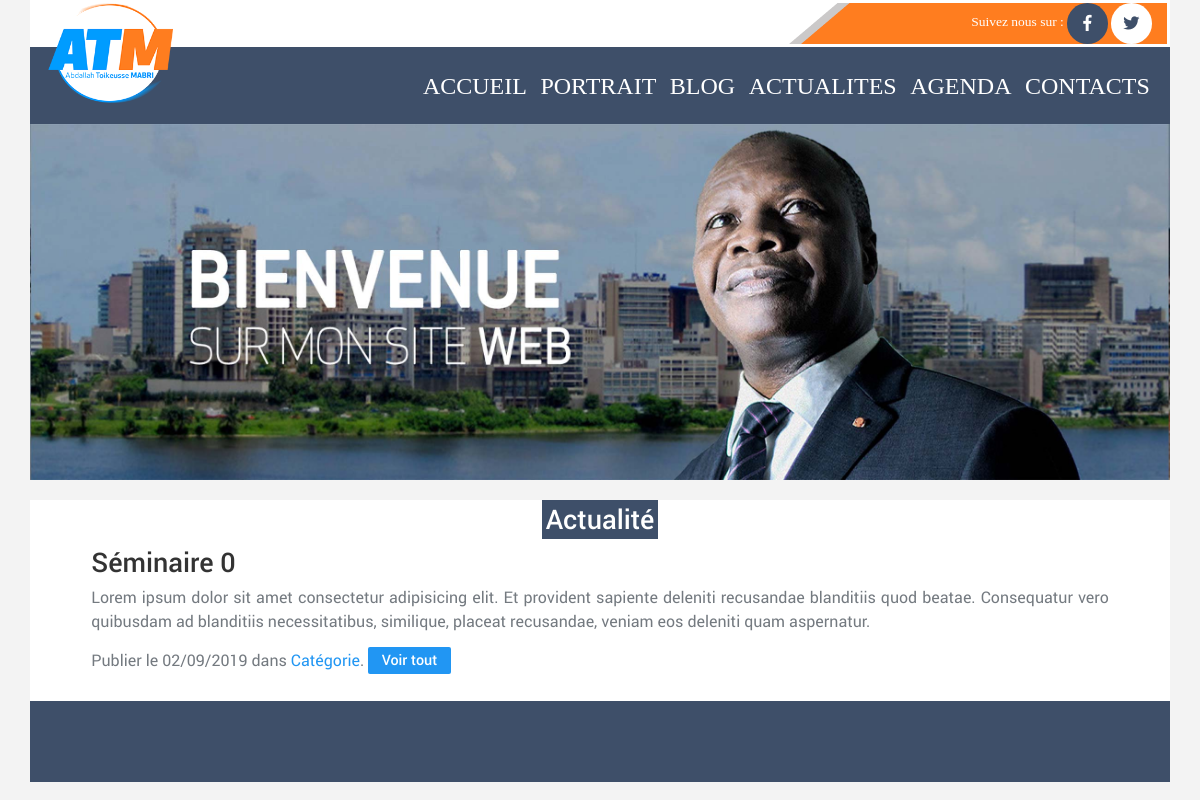
The page /actualites/view/5 on the database its author committed.
### tables this page shows
create table if not exists `article` (
  id int not null unique auto_increment,
  titre varchar(100) not null,
  contenu TEXT not null,
  date_creation date not null,
  date_pub date,
  periode_pub_debut date,
  periode_pub_fin date,
  lien_img varchar(200) not null,
  etat varchar(50) not null,
  user varchar(50) not null,
  primary key (`id`),
  foreign key(etat) references etat(libelle)  on delete cascade,
  foreign key(user) references user(login)  on delete cascade
);

### application/controllers/Actualites.php (called while the page is built, shortened)
<?php
class Actualites extends CI_Controller
{
    public function view($idactualite=0)
    {
        if (!isset($idactualite) || intval($idactualite)==0) {
            redirect('actualites');
        } else {
            $idactualite = intval($idactualite);
            $data['details_actualite'] = $this->get_details_actualite($idactualite);
        }
        $data['titre_page'] = "ATM";
        $data['page']='details_actualite';
        $this->load->view('pages/main_layout',$data);
    }
    private function get_details_actualite($idactualite)
    {
        $this->load->model('chargement_data_model');
        return $this->chargement_data_model->get_details_actualite($idactualite);
    }
}

### index.php (called while the page is built, shortened)
<?php
require_once BASEPATH.'core/CodeIgniter.php';

### application/models/Chargement_data_model.php (called while the page is built, shortened)
<?php  if ( ! defined('BASEPATH')) exit('No direct script access allowed');
class Chargement_data_model extends CI_Model
{
	public function get_details_actualite($idactualite)
	{
		$query = $this->db->query("select * from article where id=$idactualite");
		$infos = $query->result_array();
		return $infos;
	}
}

### application/helpers/MY_url_helper.php (called while the page is built, shortened)
<?php
if ( ! function_exists('site_url'))
{
    function site_url($uri = '')
	{
	    if( ! is_array($uri))
	    {
	        $uri = func_get_args();
	    }
	    $CI =& get_instance();
	    return $CI->config->site_url($uri);
	}
}
 ?>

### application/views/pages/details_actualite.php (the view, shortened to what this page needs)
<?php
if (empty($details_actualite)) {
?>
    <div class="container">
        <div class="row">
            <img class="img-fluid" src="<?php echo base_url('assets/img/sliders/slide1.jpg'); ?>" alt="First slide">
        </div>
        <div class="container">
            &nbsp;
        </div>
        <div class="row bg-white">
            <div class="col-md-12 text-center">
                <h2 class="fb-color title_one text-white p-1">Actualité</h2>
            </div>
        </div>
        <section class="row bg-white">
            <header class="container h-100">
                <div class="align-items-center justify-content-center h-100 text-center mb-3">
                    <h1>Contenu non trouvé</h1>
                    <a href="javascript:history.back()" class="btn btn-primary btn-lg">Retour</a>
                </div>
            </header>
        </section>
    </div>
<?php
} else {
    foreach ($details_actualite as $actualite) :
?>
        <div class="container">
            <div class="row">
                <img class="img-fluid" src="<?php echo base_url('assets/img/sliders/slide1.jpg'); ?>" alt="First slide">
            </div>
            <div class="container">
            </div>
            <div class="row bg-white">
                <div class="col-md-12 text-center">
                    <h2 class="fb-color title_one text-white p-1">Actualité</h2>
                </div>
            </div>
            <section class="h-100 row bg-white">
                <header class="container h-100">
                    <div class="d-flex align-items-center justify-content-center h-100">
                        <div class="d-flex flex-column col-11">
                            <div class="row">
                                <div class="row bg-white mb-3">
                                    <div class="col-12 text-justify text_who_is blog-main">
                                        <h2 class="blog-post-title"><?= $actualite['titre']; ?></h2>
                                        <p><?= $actualite['contenu']; ?></p>
                                        <p class="blog-post-meta">
                                            Publier le <?= date("d/m/Y",strtotime($actualite['date_pub'])); ?>
                                            dans <a href="#">Catégorie</a>.
                                            <a class="text-white badge badge-primary text-wrap" href="<?= site_url('actualites'); ?>">Voir tout</a>
                                        </p>
                                    </div>
                                </div>
                            </div>
                        </div>
                    </div>
                </header>
            </section>
        </div>
<?php
    endforeach;
}
?>

### assets/css/style.css (style rules this page uses)
body { font-family: 'ApexNew-Book'; }
h2 { font-family: 'ApexNew-Medium'; }
.fb-color { background: #3e4f69; }
.title_one { display: inline-block; color: #cdeafc !important; }
.text_who_is { font-size: 16px; }

### rows shown on the page
article: titre "Séminaire 0", contenu "Lorem ipsum dolor sit amet consectetur adipisicing elit. Et provident sapiente deleniti recusandae blanditiis quod beatae. Consequatur vero quibusdam ad blanditiis necessitatibus, similique, placeat recusandae, veniam eos deleniti quam aspernatur.", date_pub "02/09/2019"
